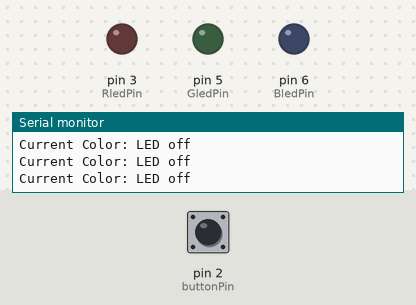
Recording of a sketch running on a simulated Arduino Uno, built with avr-gcc and run on an emulated ATmega328P. Parts: output pins drawn as LEDs (lit = HIGH), the last lines printed to the serial monitor. Inputs (shaded band) come from the test bench; at power-on: pin 2 (buttonPin) LOW.

Above: at 1.2 s.
1.3 s: pin 2 (buttonPin) pulled HIGH for 0.15 s
At 1.45 s:
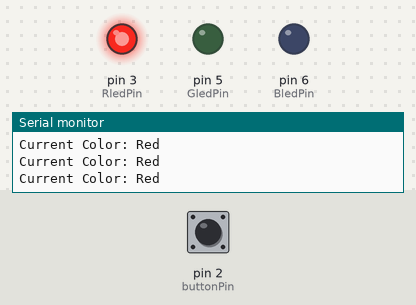
4.3 s: pin 2 (buttonPin) pulled HIGH for 1 s
At 4.77 s:
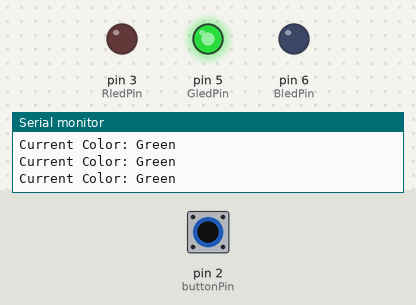
7.3 s: pin 2 (buttonPin) pulled HIGH for 0.15 s
At 7.49 s:
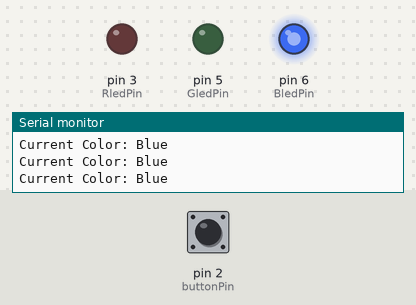
10.3 s: pin 2 (buttonPin) pulled HIGH for 3.2 s
At 10.51 s:
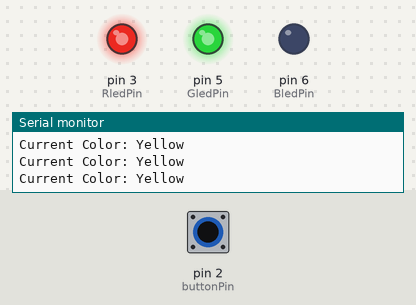
15.0 s: pin 2 (buttonPin) pulled HIGH for 0.15 s
18.0 s: pin 2 (buttonPin) pulled HIGH for 1 s
Timing chart, 0 to 22.0 s (numbered marks = the images above; inputs shaded):
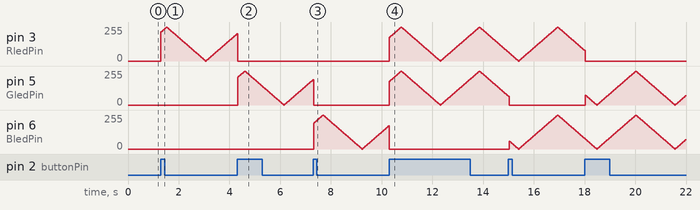

The sketch:

hw1.ino
```cpp
const int buttonPin = 2;
const int RledPin = 3;
const int GledPin = 5;
const int BledPin = 6;

int buttonState = 0;
bool ButtonPressed = false;
int ledcolor = 0;
String currentcolor = "LED off";

int brightness = 0;
int fadeAmount = 5;

void setup() {
  pinMode(RledPin, OUTPUT);
  pinMode(GledPin, OUTPUT);
  pinMode(BledPin, OUTPUT);
  pinMode(buttonPin, INPUT);
  Serial.begin(9600);
}

void loop() {
  buttonState = digitalRead(buttonPin);
  if (buttonState == HIGH && !ButtonPressed) {
    ledcolor++;
    ButtonPressed = true;
  }
  if (buttonState == LOW && ButtonPressed) {
    ButtonPressed = false;
  }
  if (ledcolor > 7) ledcolor = 0;

  brightness += fadeAmount;
  if (brightness <= 0 || brightness >= 255) {
    fadeAmount = -fadeAmount;
  }

  if (ledcolor == 0) {
    currentcolor = "LED off";
    analogWrite(RledPin, 0);
    analogWrite(GledPin, 0);
    analogWrite(BledPin, 0);
  }
  else if (ledcolor == 1) {
    currentcolor = "Red";
    analogWrite(RledPin, brightness);
    analogWrite(GledPin, 0);
    analogWrite(BledPin, 0);
  }
  else if (ledcolor == 2) {
    currentcolor = "Green";
    analogWrite(RledPin, 0);
    analogWrite(GledPin, brightness);
    analogWrite(BledPin, 0);
  }
  else if (ledcolor == 3) {
    currentcolor = "Blue";
    analogWrite(RledPin, 0);
    analogWrite(GledPin, 0);
    analogWrite(BledPin, brightness);
  }
  else if (ledcolor == 4) {
    currentcolor = "Yellow";
    analogWrite(RledPin, brightness);
    analogWrite(GledPin, brightness);
    analogWrite(BledPin, 0);
  }
  else if (ledcolor == 5) {
    currentcolor = "Purple";
    analogWrite(RledPin, brightness);
    analogWrite(GledPin, 0);
    analogWrite(BledPin, brightness);
  }
  else if (ledcolor == 6) {
    currentcolor = "Cyan";
    analogWrite(RledPin, 0);
    analogWrite(GledPin, brightness);
    analogWrite(BledPin, brightness);
  }
  else if (ledcolor == 7) {
    currentcolor = "White";
    analogWrite(RledPin, brightness);
    analogWrite(GledPin, brightness);
    analogWrite(BledPin, brightness);
  }

  Serial.print("Current Color: ");
  Serial.println(currentcolor);

  delay(30);
}
```
